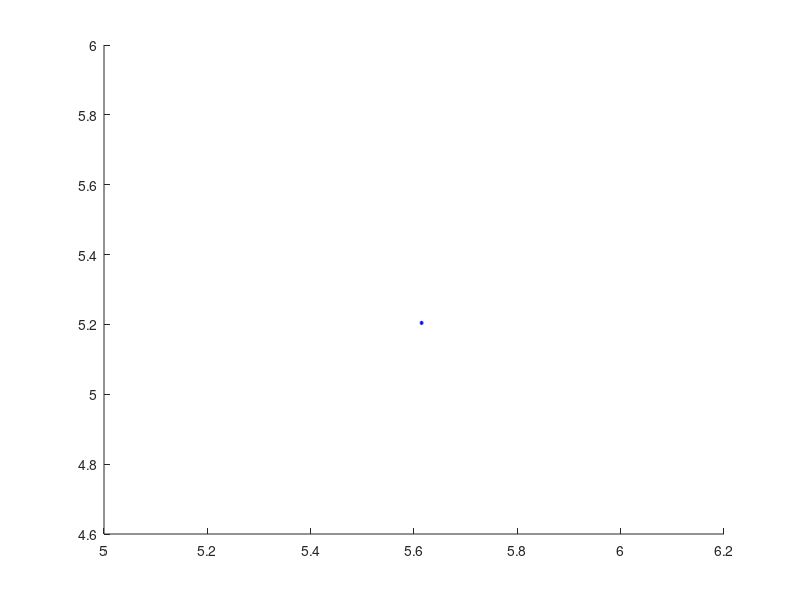

Write MATLAB code to recreate this figure. (Note: this script raises an error after producing the figure.)
% Respecte als resultats. De moment, et proposo començar amb 'generar'
% escenaris en Matlab. Quelcom tan senzill com definir un àrea rectangular
% de x*y metres, posar un AP al mig i N estacions repartides aleatòriament
% a l'àrea. Un cop tinguis l'escenari, calcula les distàncies entre l'AP
% i cada estació, i calcula la potència rebuda a cada una d'elles.
% Per això pots fer servir un model de propagació com el TMB
% https://arxiv.org/abs/1812.00667

% Et paso aquest parell de funcions. Es una manera senzilla de calcular el 
% throughput d'una estació. Seguint el que et deia ahir, et queda crear la 
% xarxa, per cada estació calcular la distància entre l'AP i ella mateixa, 
% calcular la potència rebuda, escollir el MCS a fer servir, i finalment 
% treure el throughput que pot assolir cada estació. Si proves diferents 
% valors de BW, has de tenir en compte que la potència tx és reparteix en 
% el total d'amplada de banda, que és equivalent a dir que la potència per 
% subcarrier es redueix a la meitat, i que per tant, augmentar el BW pot 
% suposar una reducció del MCS a fer servir.

tic; % timer
clear all; clc; hold on;
i = 1; % iterator
b = 10; h = 10; % base & height
AP = [b/2 h/2]; % central AP
nSTAs = 1000; % number of stations
P_tx = 21; % transmitted power by AP in (dBm)

draw = 1; % 1 - to plot the room, 0 - to not plot.

lambda = 2.06;  % attenuation factor
L_o = 54.1200;  % path loss intercept
k = 5.25;       % attenuation of each wall
W = 0.1467;     % average number of traversed walls per meter

coordinates = zeros(nSTAs,2);  % initialize matrix coordinates 
distance = zeros(nSTAs,1);     % initialize array distance
P_rx = zeros(nSTAs,1);         % initialize array received power

while i <= nSTAs
    
    % random position generation of STAs
    j = 1;
    xSTA = rand*b; % x random position
    coordinates(i,j) = xSTA; 
    j = 2;
    while j == 2
        ySTA = rand*h; % y random position 
        coordinates(i,j) = ySTA;
        break;
    end
    if (draw == 1); plot(xSTA, ySTA, "*b", 'MarkerSize', 3); end % plots the STA
    distance(i) = DistanceToAP(AP,coordinates(i,1),coordinates(i,2));
    P_rx(i) = STAPowerReceived(P_tx, distance(i), lambda, L_o, k, W); % received power
    %fprintf('The received power is %.4f dBm\n', P_rx);
    i = i+1;
end

distance = sort(distance,'ascend');
P_rx = sort(P_rx,'descend');

if (draw == 1); draw_scenario(draw, b, h, P_rx, distance); end

SingleSTA_throughput();    

toc; % timer
